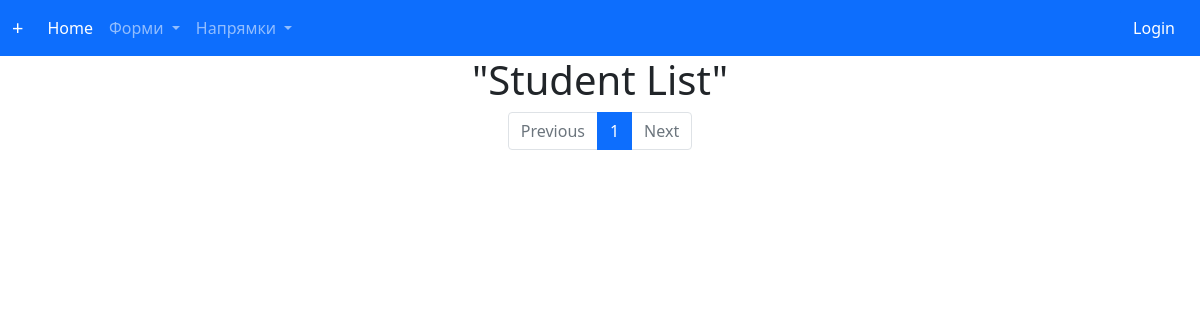
Page /students_by_course/107/ on the earlier database version.
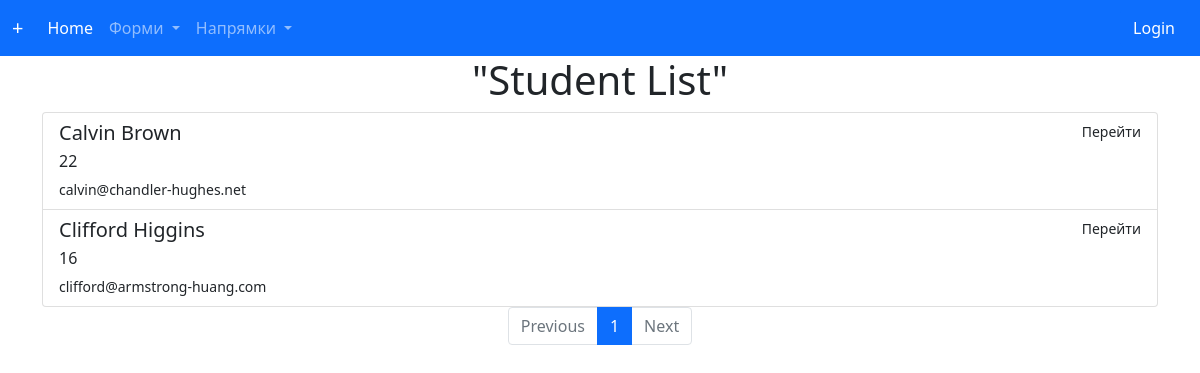
Same page on the later database version.
### journal/models.py (models this page shows, shortened)
class Student(models.Model):
    firstname = models.CharField(max_length=255, validators=[RegexValidator(regex=r' ', inverse_match=True, message="Без пробілів!", code="Namespaces")])
    surname = models.CharField(max_length=255, unique=True,validators=[RegexValidator(regex=r' ', inverse_match=True, message="Без пробілів!", code="Namespaces")])
    age = models.PositiveSmallIntegerField(validators=[MinValueValidator(18)])
    email = models.CharField(max_length=255, validators=[EmailValidator()], unique=True)
    group = models.ForeignKey("journal.Group", on_delete=models.SET_NULL, null=True)
    course = models.ManyToManyField("journal.Course", blank=True)
    dummy = models.BooleanField(default=False)

### journal/views.py (the view)
# urls.py: path('students_by_course/<int:course_id>/', views.StudentByCourseView.as_view(), name="students_by_course"),
class StudentByCourseView(ListView):
    template_name = "students_by_course.html"
    model = Student
    paginate_by = 10
    def get_queryset(self):
        queryset = super(StudentByCourseView,self).get_queryset()
        return queryset.filter(course__id=self.kwargs["course_id"])

### journal/context_processor.py (called while the page is built)
def get_categories(request):
    return {
        "course_categories": CourseCategory.objects.all(),
        "alphanum_list":[1,2,3,4,5,6,"shs",7,8,10,"11"],
    }

### journal/models.py (called while the page is built)
    def __str__(self):
        return f"{self.name} "

### journal/templates/students_by_course.html
{%extends "Base.html"%}
{% block content%}
<h1 align="center">"Student List"</h1>
<div class="list-group">
  {%for student in object_list %}
  <a href={% url "student_edit" student_id=student.id%} class="list-group-item list-group-item-action" aria-current="true">
    <div class="d-flex w-100 justify-content-between">
      <h5 class="mb-1">{{student.firstname}} {{student.surname}}</h5>
      <small>Перейти</small>
    </div>
    <p class="mb-1">{{student.age}}</p>
    <small>{{student.email}}</small>
  </a>
  {%endfor%}
</div>
{% include "includes/paginator.html" %}
{% endblock content%}

Differences in the rows shown:
added Student: firstname "Calvin", surname "Brown", age "22", email "calvin@chandler-hughes.net"
added Student: firstname "Clifford", surname "Higgins", age "16", email "clifford@armstrong-huang.com"
